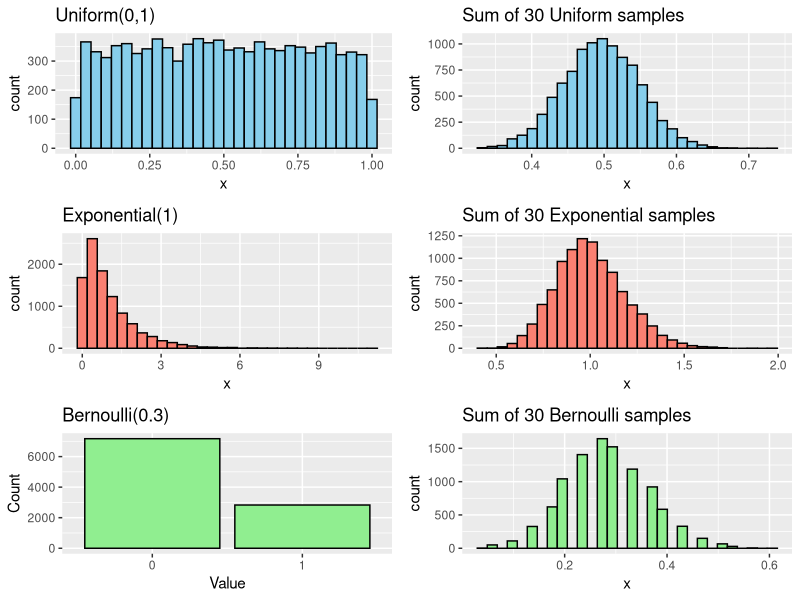
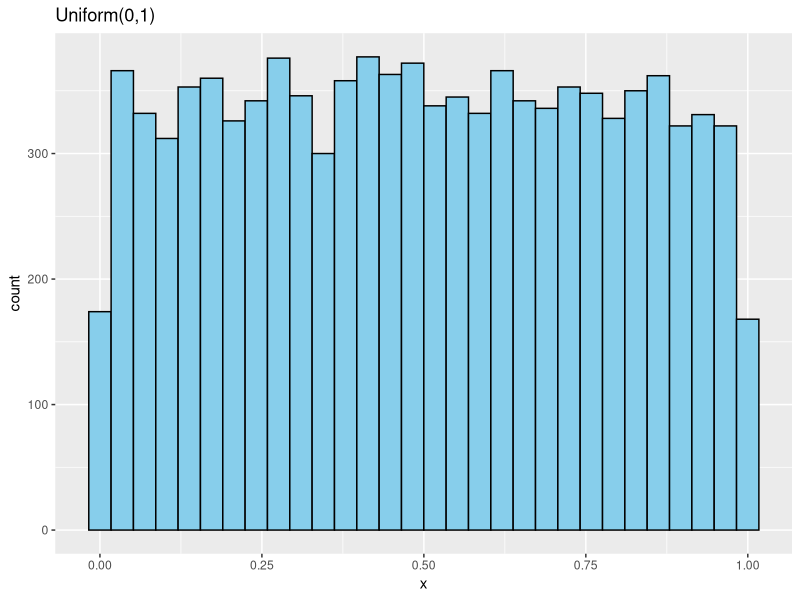
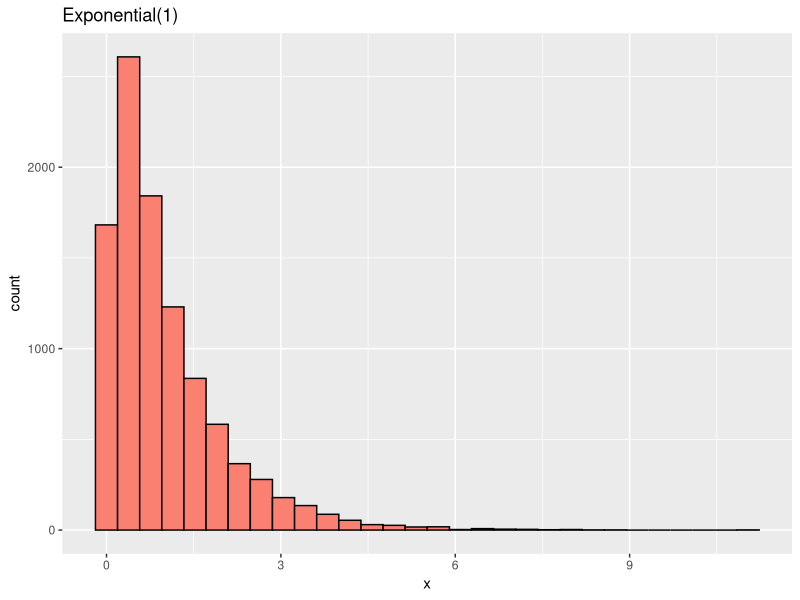
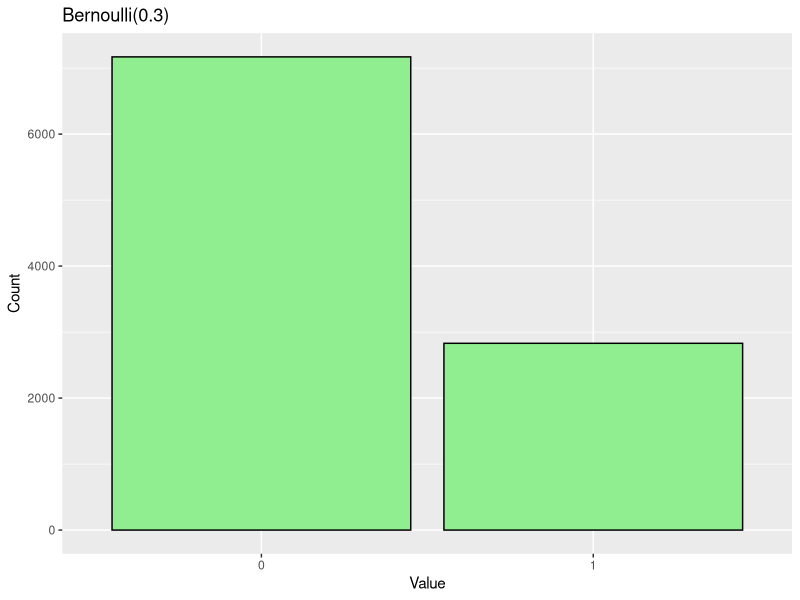
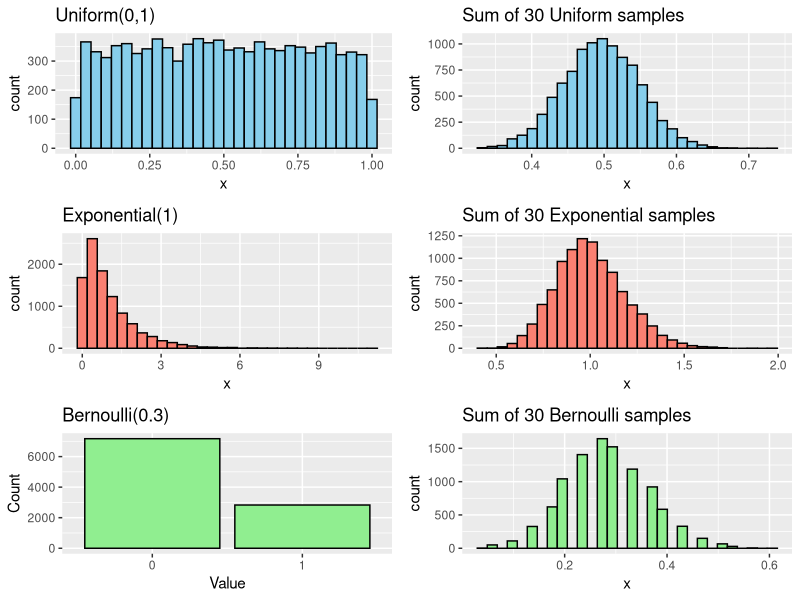

These charts were generated, in order, by the following R code:
# 1. Estimate expected value of a Gamma(alpha, beta) distribution
alpha <- 2
beta <- 3  # Rate parameter
set.seed(123)
samples_gamma <- rgamma(10000, shape = alpha, rate = beta)
expected_gamma <- mean(samples_gamma)
cat("Estimated expected value of Gamma(", alpha, ",", beta, ") = ", expected_gamma, "\n")

# 2. Estimated variance of the approximation
variance_gamma <- var(samples_gamma)
cat("Estimated variance of the approximation for Gamma distribution = ", variance_gamma, "\n")

# 3. Standard error of the approximation
standard_error_gamma <- sqrt(variance_gamma / length(samples_gamma))
cat("Estimation is: ", expected_gamma, "with +- ", standard_error_gamma, "\n")

# 4. Estimate expected value of a Beta(alpha, beta) distribution
alpha_beta <- 2
beta_beta <- 5
set.seed(123)
samples_beta <- rbeta(10000, shape1 = alpha_beta, shape2 = beta_beta)
expected_beta <- mean(samples_beta)
cat("Estimated expected value of Beta(", alpha_beta, ",", beta_beta, ") = ", expected_beta, "\n")

# 5. Estimated variance of the approximation
variance_beta <- var(samples_beta)
cat("Estimated variance of the approximation for Beta distribution = ", variance_beta, "\n")

# 6. Standard error of the approximation
standard_error_beta <- sqrt(variance_beta / length(samples_beta))
cat("Estimation is: ", expected_beta, "with +- ", standard_error_beta, "\n")




##### Exercise Central Limit theorem

set.seed(123)

library(ggplot2)
library(gridExtra)

n_samples <- 10000
n_sum <- 30  # number of samples to sum for CLT effect

# 1. Uniform distribution (non-Gaussian)
uniform_samples <- runif(n_samples, min = 0, max = 1)

# 2. Exponential distribution (right-skewed)
exp_samples <- rexp(n_samples, rate = 1)

# 3. Bernoulli distribution (binary, discrete)
bern_samples <- rbinom(n_samples, size = 1, prob = 0.3)

# Plot the original distributions
p1 <- ggplot(data.frame(x = uniform_samples), aes(x)) +
  geom_histogram(bins = 30, fill = "skyblue", color = "black") +
  ggtitle("Uniform(0,1)")

p2 <- ggplot(data.frame(x = exp_samples), aes(x)) +
  geom_histogram(bins = 30, fill = "salmon", color = "black") +
  ggtitle("Exponential(1)")

p3 <- ggplot(data.frame(x = bern_samples), aes(x = factor(x))) +
  geom_bar(fill = "lightgreen", color = "black") +
  ggtitle("Bernoulli(0.3)") + xlab("Value") + ylab("Count")

# Function to compute sums of n_sum samples
clt_samples <- function(x) {
  replicate(n_samples, mean(sample(x, n_sum, replace = TRUE)))
}

# Generate CLT samples
uniform_sum <- clt_samples(uniform_samples)
exp_sum <- clt_samples(exp_samples)
bern_sum <- clt_samples(bern_samples)

# Plot the sums
p4 <- ggplot(data.frame(x = uniform_sum), aes(x)) +
  geom_histogram(bins = 30, fill = "skyblue", color = "black") +
  ggtitle(paste("Sum of", n_sum, "Uniform samples"))

p5 <- ggplot(data.frame(x = exp_sum), aes(x)) +
  geom_histogram(bins = 30, fill = "salmon", color = "black") +
  ggtitle(paste("Sum of", n_sum, "Exponential samples"))

p6 <- ggplot(data.frame(x = bern_sum), aes(x)) +
  geom_histogram(bins = 30, fill = "lightgreen", color = "black") +
  ggtitle(paste("Sum of", n_sum, "Bernoulli samples"))

# Show all plots
grid.arrange(p1, p4, p2, p5, p3, p6, ncol = 2)

# Save images 
ggsave(filename = "figures/uniform.png", plot = p1, width = 6, height = 4, dpi = 150)
ggsave(filename = "figures/exponential.png", plot = p2, width = 6, height = 4, dpi = 150)
ggsave(filename = "figures/bernoulli.png", plot = p3, width = 6, height = 4, dpi = 150)
png("figures/clt_demo.png", width = 1200, height = 1600, res = 150)
grid.arrange(p1, p4, p2, p5, p3, p6, ncol = 2)
dev.off()